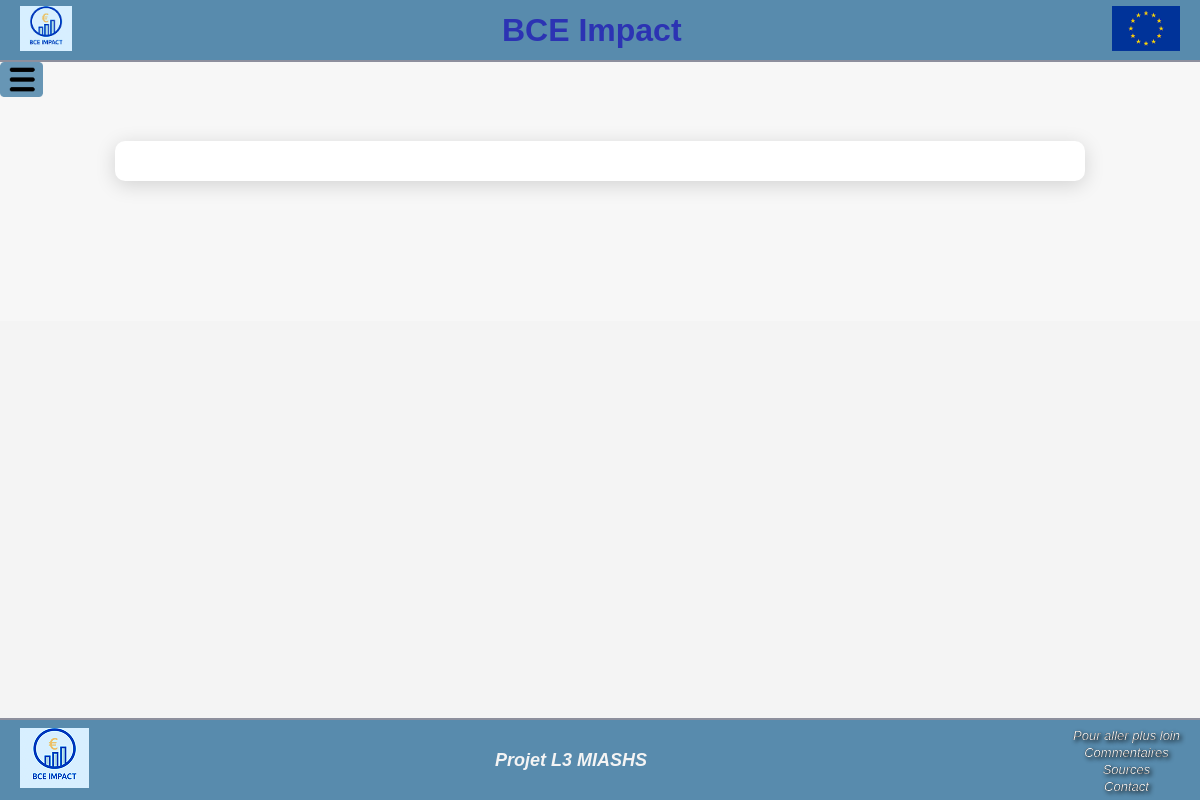
The page /definitions.php on the database as committed earlier.
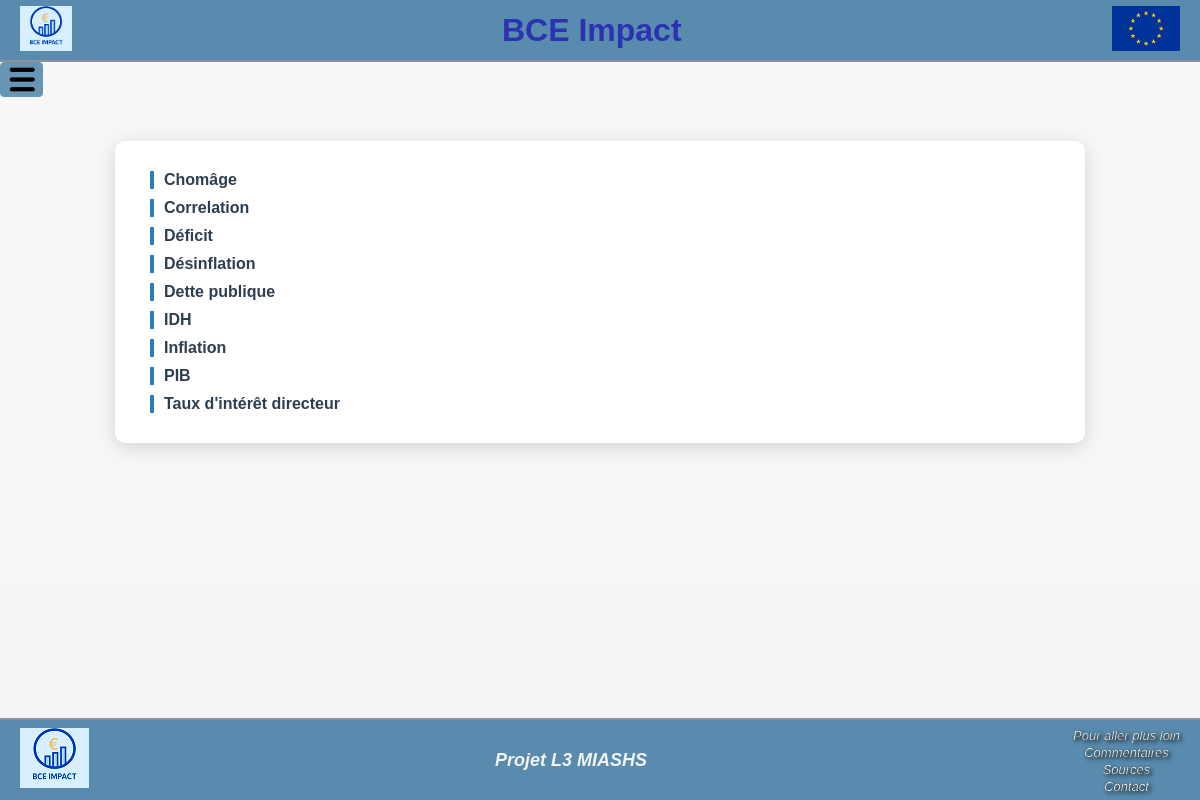
The same page on the database as committed later.
### tables this page shows
CREATE TABLE `definitions` (
  `nom` varchar(255) NOT NULL,
  `def` varchar(1000) DEFAULT NULL
);

### definitions.php (the view, shortened to what this page needs)
<!DOCTYPE html>
<html lang="en">
<head>
    <link rel="stylesheet" href="styles/style_def.css">
</head>
<body>
    <?php include 'header.php';
    $bdd = getBD();
    $stmt = $bdd->query("SELECT * FROM definitions");
 ?>
    <div class="container">
        <?php while ($defs = $stmt->fetch()) { ?>
        <h4 class="nom_def"><?php echo $defs['nom']; ?></h4>
        <?php }?>
    </div>
<div id="footer">
    <footer>
        <a href="Home.php">
            <img src="images/logo.png" alt="Logo de BCE Impact">
        </a>
        <h2>Projet L3 MIASHS</h2>
        <ul>
            <li><a href="sources.php">Pour aller plus loin</a></li>
            <li><a href="commentaires.php">Commentaires</a></li>
            <li><a href="sources.php">Sources</a></li>
            <li><a href="quisommesnous.php">Contact</a></li>
        </ul>
    </footer>
</div>
</body>
</html>

### header.php (shortened to what this page needs)
<DOCTYPE html>
<html lang="fr">
<head>
    <link rel="stylesheet" href="styles/style_header.css">
</head>
<header>
    <div id ="header-content">
        <a href="Home.php">
            <img src="images/logo.png" alt="Logo de BCE Impact">
        </a>
        <h1>BCE Impact</h1>
        <a href="histoire.php">
            <img src="images/logo-ue.png" alt="Logo UE">
        </a>
    </div>
    <img id="menu-ferme" src="images/menu_ferme.png" alt="Menu">
</header>
</html>

### styles/style_def.css (style rules this page uses)
body { margin: 0; padding: 0; font-family: Arial, Helvetica, sans-serif; background: #f7f7f7; color: #333; height: 100%; padding-bottom: 100px; }
#footer { position:fixed; bottom:0; width: 100%; }
.container { width: 80%; max-width: 900px; margin: 40px auto; background: #ffffff; padding: 20px 35px; border-radius: 10px; box-shadow: 0 4px 20px rgba(0,0,0,0.15); }
.nom_def { cursor: pointer; margin-top: 10px; margin-bottom: 10px; color: #2c3e50; border-left: 4px solid #2980b9; padding-left: 10px; }

### styles/style_header.css (style rules this page uses)
* { margin: 0; padding: 0; }
html { font-family: Arial, sans-serif; background-color: #f4f4f4; color: #333; position: relative; }
a { cursor: pointer; text-decoration: none; }
#header-content { display: flex; align-items: center; justify-content: space-between; padding: 10px 20px; background-color: #588BAD; border-bottom: 2px solid #8d8f9d; color:#2C33B3; height: 40px; }
#header-content img { height: 45px; }
#menu-ferme { height: 35px; }
footer { display: flex; align-items: center; justify-content: space-between; background-color: #588BAD; border-top: 2px solid #8d8f9d; width: 100%; height: 80px; }
footer a { text-decoration: none; color: white; -webkit-text-stroke: 0.2px black; text-shadow: 2px 2px 4px rgba(0, 0, 0, 1); }
footer ul { display: block; list-style: none; font-style: italic; align-items: center; justify-content: center; padding: 5px 20px; }
footer li { text-shadow: 2px 2px 10px rgba(0, 0, 0, 0.6); text-align: center; padding-top: 2px; font-size: small; }
footer h2 { color: #f4f4f4; font-size: large; font-style: italic; font-weight: bold; }
footer img { height: 60px; padding-left: 20px; }

Rows that differ between the two databases and show on the page:
added definitions: nom "Chomâge"
added definitions: nom "Correlation"
added definitions: nom "Déficit"
added definitions: nom "Désinflation"
added definitions: nom "Dette publique"
added definitions: nom "IDH"
added definitions: nom "Inflation"
added definitions: nom "PIB"
added definitions: nom "Taux d'intérêt directeur"
